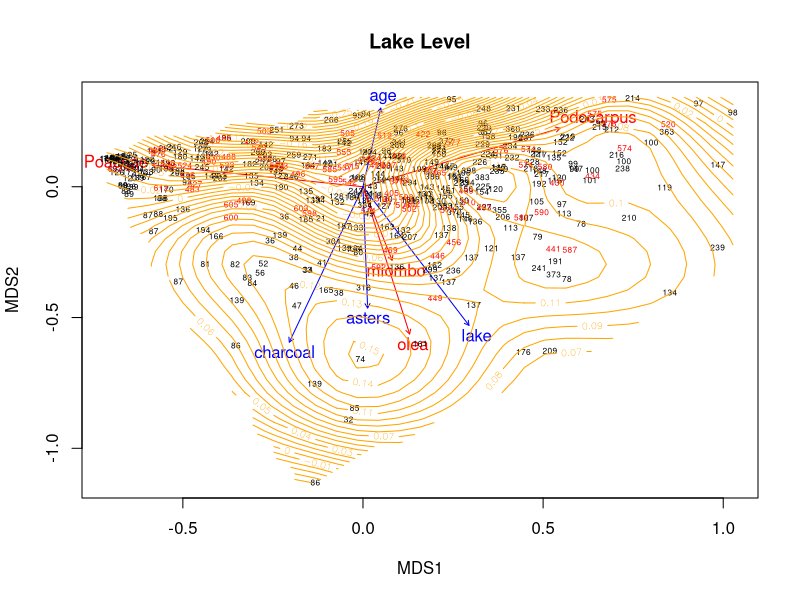

Write the R code that produced this figure.
rm(list = ls())
graphics.off()

library(vegan)
library(MASS)

# load the pollen data
poln.full <- read.csv("./data/20200626_pollen.csv")

# load interpolated data generated by code from Malawi_interpolation.R
# choose which interpolation method to use:
## linearly interpolated data:
lake.full <- read.csv("./data/lake_linterp.csv")
char.full <- read.csv("./data/char_linterp.csv")

## Krig interpolated data:
lake.full <- read.csv("./data/lake_Krig.csv")
char.full <- read.csv("./data/char_Krig.csv")

# split the loaded data to mix and match as needed
age <- lake.full[,"age"] # everything should have the same ages
char <- char.full[,"charcoal"]
lake <- -1*lake.full[,"lake"]
poln <- poln.full[,c("Poaceae", "Podocarpus", "miombo", "olea")]
astr <- poln.full[,"asters"]

# a data.frame of data to be used in the vector fit
to.be.fit <- data.frame("age" = age,
                        "charcoal" = char,
                        "lake" = lake,
                        "asters" = astr)

# scale and center the datasets
poln.std <- vegan::decostand(x = poln,
                             method = "chi.square") # approximates chisquare distance
to.be.fit.std <- scale(x = to.be.fit)

# make distance matrices
poln.dist <- dist(poln.std)
# poln.dist <- vegan::vegdist(poln, method = "canberra")

# make the pollen ordination
poln.ord <- cmdscale(d = poln.dist, k = 2, eig = T, add = F, x.ret = F)

##########################################
#	NMDS
poln.ord <- vegan::metaMDS(comm = poln.ord$points, 
                           k = 2, 
                           distance = 'euclidean', 
                           autotransform = F)
# poln.ord <- MASS::isoMDS(d = poln.dist, 
#                          y = cmdscale(d = poln.dist,
#                                       k = 2, 
#                                       eig = T, 
#                                       add = F, 
#                                       x.ret = F)$points, 
#                          k = 2, 
#                          maxit = 50,
#                          trace = TRUE,
#                          tol = 1e-3, 
#                          p = 2)

# MASS::Shepard(d = poln.dist, y = poln.ord, p = 2)

##########################################

# do the vector fit(s) of the data to our ordination
poln.fit <- vegan::envfit(ord = poln.ord,
                          env = poln.std,
                          permutaions = 10000)
add.fit <- vegan::envfit(ord = poln.ord,
                         env = to.be.fit.std,
                         permutaions = 10000)

##########################################

# plot the results of the vector fits
## color ages > 400 in red
col <- c("black", "red")[1 + (age >= 400)]

plot(poln.ord$points, pch = 16, type = "n")
plot(poln.fit, col = "red")
plot(add.fit, col = "blue")
text(poln.ord$points, labels = round(age), cex = 0.5, col = col)

## ordination surfaces
# vegan::ordisurf(x = poln.ord,
#                 y = age,
#                 main = "Age (kyr)",
#                 add = TRUE,
#                 col = "orange",
#                 nlevels = 50,
#                 knots = 300)
# vegan::ordisurf(x = poln.ord,
#                 y = char,
#                 main = "Charcoal",
#                 add = TRUE,
#                 col = "gray",
#                 nlevels = 50)
vegan::ordisurf(x = poln.ord, y = lake,
                main = "Lake Level", 
                add = TRUE, 
                col = "orange", 
                nlevels = 50, 
                knots = 30)
# vegan::ordisurf(x = poln.ord,
#                 y = astr,
#                 main = "Asteraceae")

##########################################
# MANOVA

# our raw data are pollen, charcoal, and lake level
data.raw <- data.frame(poln, char, lake)

# scale the raw data
data.scl <- scale(data.raw)

# calculate the euclidean distance matrix of our scaled data
data.scl.dist <- dist(data.scl) 

# perform our PCoA on the distance matrix and keep the eigenvalues
data.scl.dist.pcoa <- cmdscale(d = data.scl.dist, k = 2, eig = T)
data.scl.dist.pcoa.eig <- data.scl.dist.pcoa$eig

# find the euclidean distance matrix of the resulting points
data.scl.dist.pcoa.dist <- vegan::vegdist(x = data.scl.dist.pcoa$points,
                                          method = "euclidean")

# binary indicator of age
age.gt.85 <- 0 + (age > 85)

# perform the MANOVA
poln.manova <- vegan::adonis(formula = data.scl.dist.pcoa.dist ~ age.gt.85,
                             method = "euclidean")

poln.manova
